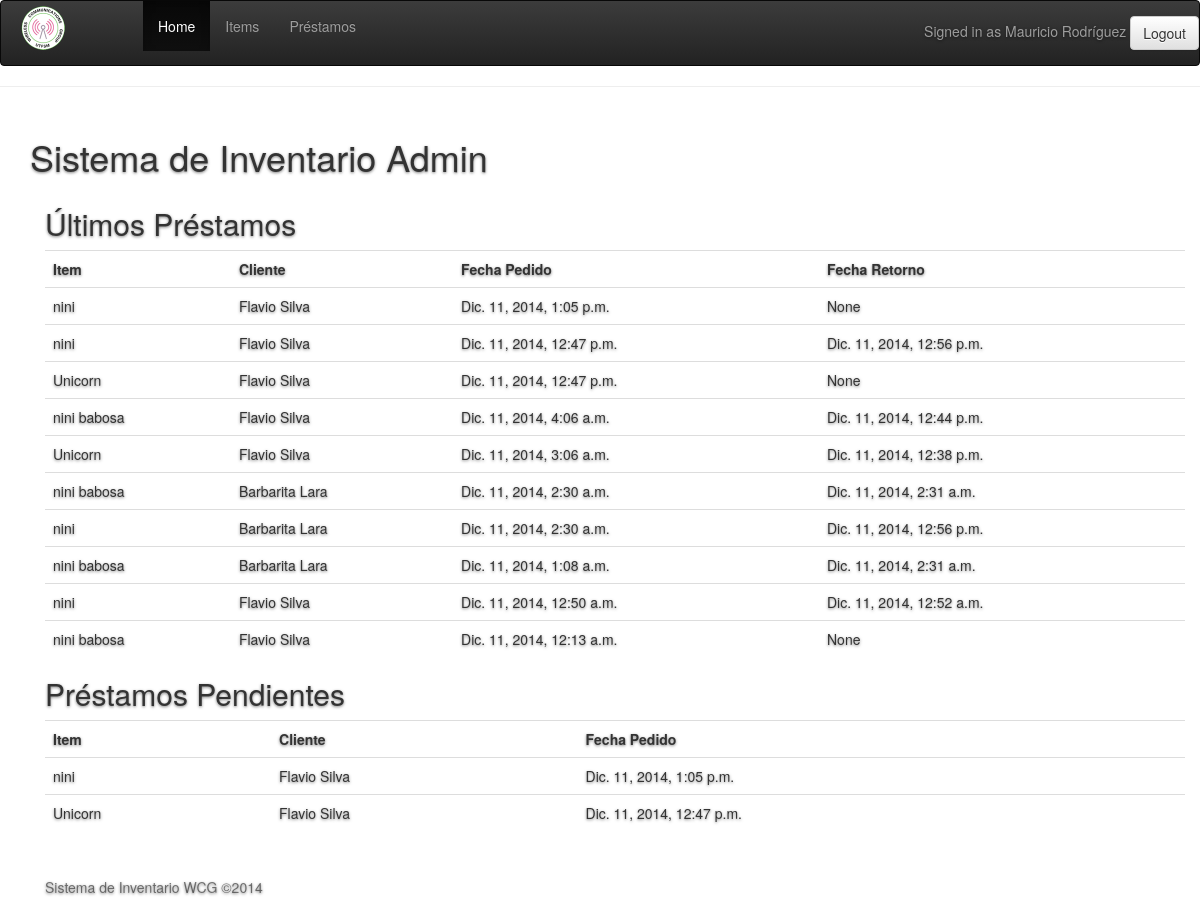
The app's page /dashboard (signed in) with its own data.
### inventory/models.py (models this page shows, shortened)
class Loan(models.Model):
	client = models.ForeignKey(Client)
	item = models.ForeignKey(Item)
	loan_date = models.DateTimeField()
	return_date = models.DateTimeField(blank=True, null=True)
	is_active = models.BooleanField(default=True)

class Item(models.Model):
	ITEM_TYPE_CHOICES = (
		('Item', 'Item'),
		('Instrument', 'Instrument'),
		('Material', 'Material'),
		('Tool', 'Tool')
	)
	location = models.ForeignKey(Location)
	name = models.CharField(max_length=100)
	description = models.CharField(max_length=100)
	purchase_date = models.DateField()
	stock = models.IntegerField(default=1)
	item_type = models.CharField(max_length=10, choices=ITEM_TYPE_CHOICES, default='Item')
	photo = models.ImageField(upload_to="item_photo", blank=True, null=True)

class Client(models.Model):
	user = models.OneToOneField(User)
	rut = models.CharField(max_length=15)
	loans = models.ManyToManyField(Item, through='Loan', blank=True)

### inventory/views/user.py (the view)
# urls.py: url(r'^dashboard'                           ,'inventory.views.user.dashboard'),
@login_required
def dashboard(request):
	if Administrator.objects.filter( user = request.user).exists():
		print Administrator.objects.filter( user = request.user)
		loans = Loan.objects.all().order_by('-loan_date')[:10]
		active_loans = Loan.objects.filter(is_active=True).order_by('-loan_date')[:10]
		return render_to_response('dashboard_admin.html',{"loans":loans, "active_loans":active_loans}, context_instance=RequestContext(request))
	elif Client.objects.filter(user = request.user).exists():
		active_loans = Loan.objects.filter(client__user = request.user, is_active=True).order_by('-loan_date')
		return render_to_response('dashboard_client.html', { "active_loans":active_loans}, context_instance=RequestContext(request))
	else:
		return HttpResponseRedirect('/login')

### inventory/models.py (called while the page is built)
	def __unicode__(self):
		return u"{0} | {1} {2}".format(self.user, self.user.first_name, self.user.last_name)

### inventory/templates/dashboard_admin.html
{% extends 'base.html' %}
{% block contenido %}
  <div class="site-wrapper">
		<div class="site-wrapper-inner">
     <div class="inner">
        <div class="inner cover">
    <h1>Sistema de Inventario Admin</h1>
<div class="container">
        <div class="row">
<div class="container">
    <h2>Últimos Préstamos</h2>
    <table class="table">
        <tr>
            <th>Item</th>
            <th>Cliente</th>
            <th>Fecha Pedido</th>
            <th>Fecha Retorno</th>
        </tr>
        {% for loan in loans %}
        <tr>
            <td>{{ loan.item.name }}</td>
            <td>{{ loan.client.user.first_name}} {{ loan.client.user.last_name }}</td>
            <td>{{ loan.loan_date }}</td>
            <td>{{ loan.return_date }}</td>
        </tr>
        {% endfor %}
    </table>
    <h2>Préstamos Pendientes</h2>
    <table class="table">
        <tr>
            <th>Item</th>
            <th>Cliente</th>
            <th>Fecha Pedido</th>
        </tr>
        {% for loan in active_loans %}
            {% if loan.is_active %}
            <tr>
                <td>{{ loan.item.name }}</td>
                <td>{{ loan.client.user.first_name}} {{ loan.client.user.last_name }}</td>
                <td>{{ loan.loan_date }}</td>
            </tr>
            {% endif %}
        {% empty %}
            <tr>
                <td>No existen Préstamos Pendientes</td>
            </tr>
        {% endfor %}
    </table>
</div>
{% endblock %}

### inventory/templates/base.html (shortened to what this page needs)
{% load bootstrap3 %}
<!DOCTYPE html>
<html lang='es'>
<head>
  <link rel='stylesheet' href='{{STATIC_URL}}css/base.css'>
  {% bootstrap_css %}
  <link rel="stylesheet" href="http://maxcdn.bootstrapcdn.com/bootstrap/3.2.0/css/bootstrap.min.css">
  <link rel="stylesheet" href="http://maxcdn.bootstrapcdn.com/bootstrap/3.2.0/css/bootstrap-theme.min.css">
</head>
  <header>
	<nav class="navbar navbar-inverse" role="navigation">
  <div class="container-fluid">
    <div class="navbar-header">
      <a class="navbar-brand" rel="home" href="#" title="WCG">
        <img style="max-width:50%; margin-top: -10px;"
             src="{{STATIC_URL}}img/logo.png"></a>
    </div>
    <div class="collapse navbar-collapse" id="bs-example-navbar-collapse-1">
        <ul class="nav navbar-nav">
        <li class="active"><a href="{{TEMPLATE_DIRS}}/dashboard">Home</a></li>
        <li><a href="{{TEMPLATE_DIRS}}/list_items">Items</a></li>
        <li><a href="{{TEMPLATE_DIRS}}/list_loans">Préstamos</a></li>
        </ul>
        <ul class="nav navbar-nav navbar-right">
        <p class="navbar-text navbar-right">Signed in as {{user.first_name|capfirst}} {{user.last_name|capfirst}} <a class="btn btn-default" href="/logout">
            	Logout</a></p>
      </ul>
      </div>
  </div>
</nav>
	<hr>
  </header>
		<body>
	    {% block contenido %}{% endblock %}
    </div>
    <div class='mastfoot'>
  	  <p>Sistema de Inventario WCG &copy;2014</p>
    </div>
    </div>
    </div>
  </div>
</body>
</html>

### inventory/static/css/base.css (style rules this page uses)
a, a:focus, a:hover { color: #fff; }
.btn-default, .btn-default:hover, .btn-default:focus { color: #333; text-shadow: none; background-color: #fff; border: 1px solid #fff; }
html,body { height: 100%; }
body { color: #000; text-align: left; text-shadow: 0 1px 3px rgba(0,0,0,.5); }
.site-wrapper { display: table; width: 100%; height: 100%; min-height: 100%; }
.site-wrapper-inner { display: table-cell; vertical-align: top; }
.inner { padding: 10px; }
.cover { padding: 0 20px; }
.mastfoot { color: #000000; color: rgba(0,0,0,.5); }
@media (min-width: 768px) { .mastfoot { position: fixed; bottom: 0; } }
@media (min-width: 768px) { .site-wrapper-inner { vertical-align: top; } }
@media (min-width: 768px) { .masthead, .mastfoot, .cover-container { width: 100%; } }
@media (min-width: 992px) { .masthead, .mastfoot, .cover-container { width: 700px; } }

### records on screen
Loan: item.name "nini", client.user.first_name "Flavio", client.user.last_name "Silva", loan_date "Dic. 11, 2014, 1:05 p.m.", return_date "None"
Loan: item.name "nini", client.user.first_name "Flavio", client.user.last_name "Silva", loan_date "Dic. 11, 2014, 12:47 p.m.", return_date "Dic. 11, 2014, 12:56 p.m."
Loan: item.name "Unicorn", client.user.first_name "Flavio", client.user.last_name "Silva", loan_date "Dic. 11, 2014, 12:47 p.m.", return_date "None"
Loan: item.name "nini babosa", client.user.first_name "Flavio", client.user.last_name "Silva", loan_date "Dic. 11, 2014, 4:06 a.m.", return_date "Dic. 11, 2014, 12:44 p.m."
Loan: item.name "Unicorn", client.user.first_name "Flavio", client.user.last_name "Silva", loan_date "Dic. 11, 2014, 3:06 a.m.", return_date "Dic. 11, 2014, 12:38 p.m."
Loan: item.name "nini babosa", client.user.first_name "Barbarita", client.user.last_name "Lara", loan_date "Dic. 11, 2014, 2:30 a.m.", return_date "Dic. 11, 2014, 2:31 a.m."
Loan: item.name "nini", client.user.first_name "Barbarita", client.user.last_name "Lara", loan_date "Dic. 11, 2014, 2:30 a.m.", return_date "Dic. 11, 2014, 12:56 p.m."
Loan: item.name "nini babosa", client.user.first_name "Barbarita", client.user.last_name "Lara", loan_date "Dic. 11, 2014, 1:08 a.m.", return_date "Dic. 11, 2014, 2:31 a.m."
Loan: item.name "nini", client.user.first_name "Flavio", client.user.last_name "Silva", loan_date "Dic. 11, 2014, 12:50 a.m.", return_date "Dic. 11, 2014, 12:52 a.m."
Loan: item.name "nini babosa", client.user.first_name "Flavio", client.user.last_name "Silva", loan_date "Dic. 11, 2014, 12:13 a.m.", return_date "None"

### other values on screen
{{ user.first_name|capfirst }} "Mauricio"
{{ user.last_name|capfirst }} "Rodríguez"
